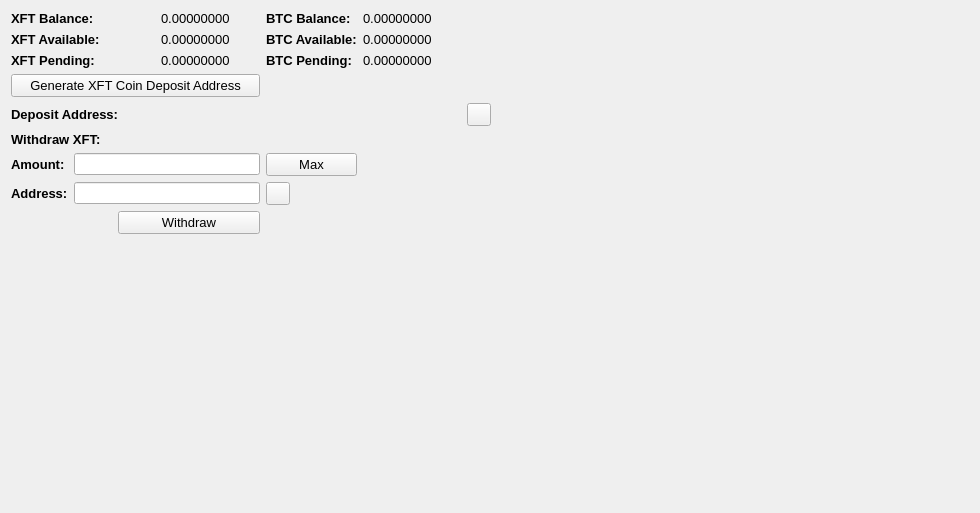
     <widget class="QWidget" name="BalanceTab">
      <attribute name="title">
       <string>Balance</string>
      </attribute>
      <layout class="QGridLayout" name="gridLayout_2">
       <item row="0" column="0" colspan="2">
        <widget class="QLabel" name="label_11">
         <property name="font">
          <font>
           <pointsize>10</pointsize>
           <weight>75</weight>
           <bold>true</bold>
          </font>
         </property>
         <property name="text">
          <string>XFT Balance:</string>
         </property>
        </widget>
       </item>
       <item row="0" column="3">
        <widget class="QLabel" name="XFTBalanceLabel">
         <property name="font">
          <font>
           <pointsize>10</pointsize>
          </font>
         </property>
         <property name="text">
          <string>0.00000000</string>
         </property>
         <property name="textInteractionFlags">
          <set>Qt::LinksAccessibleByMouse|Qt::TextSelectableByMouse</set>
         </property>
        </widget>
       </item>
       <item row="0" column="4">
        <widget class="QLabel" name="label_12">
         <property name="font">
          <font>
           <pointsize>10</pointsize>
           <weight>75</weight>
           <bold>true</bold>
          </font>
         </property>
         <property name="text">
          <string>BTC Balance:</string>
         </property>
        </widget>
       </item>
       <item row="0" column="5">
        <widget class="QLabel" name="BitcoinBalanceLabel">
         <property name="font">
          <font>
           <pointsize>10</pointsize>
          </font>
         </property>
         <property name="text">
          <string>0.00000000</string>
         </property>
         <property name="textInteractionFlags">
          <set>Qt::LinksAccessibleByMouse|Qt::TextSelectableByMouse</set>
         </property>
        </widget>
       </item>
       <item row="0" column="7" rowspan="10">
        <spacer name="horizontalSpacer_4">
         <property name="orientation">
          <enum>Qt::Horizontal</enum>
         </property>
         <property name="sizeHint" stdset="0">
          <size>
           <width>478</width>
           <height>488</height>
          </size>
         </property>
        </spacer>
       </item>
       <item row="1" column="0" colspan="2">
        <widget class="QLabel" name="label_13">
         <property name="font">
          <font>
           <pointsize>10</pointsize>
           <weight>75</weight>
           <bold>true</bold>
          </font>
         </property>
         <property name="text">
          <string>XFT Available:</string>
         </property>
        </widget>
       </item>
       <item row="1" column="3">
        <widget class="QLabel" name="XFTAvailableLabel_2">
         <property name="font">
          <font>
           <pointsize>10</pointsize>
          </font>
         </property>
         <property name="text">
          <string>0.00000000</string>
         </property>
         <property name="textInteractionFlags">
          <set>Qt::LinksAccessibleByMouse|Qt::TextSelectableByMouse</set>
         </property>
        </widget>
       </item>
       <item row="1" column="4">
        <widget class="QLabel" name="label_15">
         <property name="font">
          <font>
           <pointsize>10</pointsize>
           <weight>75</weight>
           <bold>true</bold>
          </font>
         </property>
         <property name="text">
          <string>BTC Available:</string>
         </property>
        </widget>
       </item>
       <item row="1" column="5">
        <widget class="QLabel" name="BitcoinAvailableLabel">
         <property name="font">
          <font>
           <pointsize>10</pointsize>
          </font>
         </property>
         <property name="text">
          <string>0.00000000</string>
         </property>
         <property name="textInteractionFlags">
          <set>Qt::LinksAccessibleByMouse|Qt::TextSelectableByMouse</set>
         </property>
        </widget>
       </item>
       <item row="2" column="0" colspan="2">
        <widget class="QLabel" name="label_14">
         <property name="font">
          <font>
           <pointsize>10</pointsize>
           <weight>75</weight>
           <bold>true</bold>
          </font>
         </property>
         <property name="text">
          <string>XFT Pending:</string>
         </property>
        </widget>
       </item>
       <item row="2" column="3">
        <widget class="QLabel" name="XFTPendingLabel">
         <property name="font">
          <font>
           <pointsize>10</pointsize>
          </font>
         </property>
         <property name="text">
          <string>0.00000000</string>
         </property>
         <property name="textInteractionFlags">
          <set>Qt::LinksAccessibleByMouse|Qt::TextSelectableByMouse</set>
         </property>
        </widget>
       </item>
       <item row="2" column="4">
        <widget class="QLabel" name="label_31">
         <property name="font">
          <font>
           <pointsize>10</pointsize>
           <weight>75</weight>
           <bold>true</bold>
          </font>
         </property>
         <property name="text">
          <string>BTC Pending:</string>
         </property>
        </widget>
       </item>
       <item row="2" column="5">
        <widget class="QLabel" name="BitcoinPendingLabel">
         <property name="font">
          <font>
           <pointsize>10</pointsize>
          </font>
         </property>
         <property name="text">
          <string>0.00000000</string>
         </property>
         <property name="textInteractionFlags">
          <set>Qt::LinksAccessibleByMouse|Qt::TextSelectableByMouse</set>
         </property>
        </widget>
       </item>
       <item row="3" column="0" colspan="4">
        <widget class="QPushButton" name="GenDepositBTN">
         <property name="font">
          <font>
           <pointsize>10</pointsize>
          </font>
         </property>
         <property name="text">
          <string>Generate XFT Coin Deposit Address</string>
         </property>
        </widget>
       </item>
       <item row="4" column="0" colspan="3">
        <widget class="QLabel" name="label_33">
         <property name="font">
          <font>
           <pointsize>10</pointsize>
           <weight>75</weight>
           <bold>true</bold>
          </font>
         </property>
         <property name="text">
          <string>Deposit Address:</string>
         </property>
        </widget>
       </item>
       <item row="4" column="3" colspan="3">
        <widget class="QLabel" name="DepositAddressLabel">
         <property name="minimumSize">
          <size>
           <width>300</width>
           <height>0</height>
          </size>
         </property>
         <property name="palette">
          <palette>
           <active>
            <colorrole role="WindowText">
             <brush brushstyle="SolidPattern">
              <color alpha="255">
               <red>0</red>
               <green>0</green>
               <blue>0</blue>
              </color>
             </brush>
            </colorrole>
            <colorrole role="Text">
             <brush brushstyle="SolidPattern">
              <color alpha="255">
               <red>0</red>
               <green>0</green>
               <blue>255</blue>
              </color>
             </brush>
            </colorrole>
           </active>
           <inactive>
            <colorrole role="WindowText">
             <brush brushstyle="SolidPattern">
              <color alpha="255">
               <red>0</red>
               <green>0</green>
               <blue>0</blue>
              </color>
             </brush>
            </colorrole>
            <colorrole role="Text">
             <brush brushstyle="SolidPattern">
              <color alpha="255">
               <red>0</red>
               <green>0</green>
               <blue>255</blue>
              </color>
             </brush>
            </colorrole>
           </inactive>
           <disabled>
            <colorrole role="WindowText">
             <brush brushstyle="SolidPattern">
              <color alpha="255">
               <red>120</red>
               <green>120</green>
               <blue>120</blue>
              </color>
             </brush>
            </colorrole>
            <colorrole role="Text">
             <brush brushstyle="SolidPattern">
              <color alpha="255">
               <red>120</red>
               <green>120</green>
               <blue>120</blue>
              </color>
             </brush>
            </colorrole>
           </disabled>
          </palette>
         </property>
         <property name="font">
          <font>
           <pointsize>10</pointsize>
           <weight>75</weight>
           <bold>true</bold>
          </font>
         </property>
         <property name="text">
          <string/>
         </property>
         <property name="alignment">
          <set>Qt::AlignRight|Qt::AlignTrailing|Qt::AlignVCenter</set>
         </property>
         <property name="textInteractionFlags">
          <set>Qt::LinksAccessibleByMouse|Qt::TextSelectableByKeyboard|Qt::TextSelectableByMouse</set>
         </property>
        </widget>
       </item>
       <item row="4" column="6">
        <widget class="QToolButton" name="DepositCopyButton">
         <property name="toolTip">
          <string>Copy to clipboard</string>
         </property>
         <property name="text">
          <string/>
         </property>
         <property name="icon">
          <iconset resource="../bitcoin.qrc">
           <normaloff>:/icons/editcopy</normaloff>:/icons/editcopy</iconset>
         </property>
         <property name="shortcut">
          <string>Alt+P</string>
         </property>
        </widget>
       </item>
       <item row="5" column="0" colspan="2">
        <widget class="QLabel" name="label_34">
         <property name="font">
          <font>
           <pointsize>10</pointsize>
           <weight>75</weight>
           <bold>true</bold>
          </font>
         </property>
         <property name="text">
          <string>Withdraw XFT:</string>
         </property>
        </widget>
       </item>
       <item row="6" column="0">
        <widget class="QLabel" name="label_26">
         <property name="font">
          <font>
           <pointsize>10</pointsize>
           <weight>75</weight>
           <bold>true</bold>
          </font>
         </property>
         <property name="text">
          <string>Amount:</string>
         </property>
        </widget>
       </item>
       <item row="6" column="1" colspan="3">
        <widget class="QLineEdit" name="WithdrawUnitsInput">
         <property name="font">
          <font>
           <pointsize>9</pointsize>
           <weight>75</weight>
           <bold>true</bold>
          </font>
         </property>
         <property name="text">
          <string/>
         </property>
        </widget>
       </item>
       <item row="6" column="4">
        <widget class="QPushButton" name="Withdraw_Max_Amount">
         <property name="font">
          <font>
           <pointsize>10</pointsize>
          </font>
         </property>
         <property name="text">
          <string>Max</string>
         </property>
        </widget>
       </item>
       <item row="7" column="0">
        <widget class="QLabel" name="label_10">
         <property name="font">
          <font>
           <pointsize>10</pointsize>
           <weight>75</weight>
           <bold>true</bold>
          </font>
         </property>
         <property name="text">
          <string>Address:</string>
         </property>
        </widget>
       </item>
       <item row="7" column="1" colspan="3">
        <widget class="QLineEdit" name="WithdrawAddress">
         <property name="font">
          <font>
           <pointsize>9</pointsize>
           <weight>75</weight>
           <bold>true</bold>
          </font>
         </property>
        </widget>
       </item>
       <item row="7" column="4">
        <widget class="QToolButton" name="WithdrawPasteButton">
         <property name="toolTip">
          <string>Paste from clipboard</string>
         </property>
         <property name="text">
          <string/>
         </property>
         <property name="icon">
          <iconset resource="../bitcoin.qrc">
           <normaloff>:/icons/editpaste</normaloff>:/icons/editpaste</iconset>
         </property>
         <property name="shortcut">
          <string>Alt+P</string>
         </property>
        </widget>
       </item>
       <item row="8" column="2" colspan="2">
        <widget class="QPushButton" name="WithdrawUnitsBtn">
         <property name="font">
          <font>
           <pointsize>10</pointsize>
          </font>
         </property>
         <property name="text">
          <string>Withdraw</string>
         </property>
        </widget>
       </item>
       <item row="9" column="0" colspan="6">
        <spacer name="verticalSpacer">
         <property name="orientation">
          <enum>Qt::Vertical</enum>
         </property>
         <property name="sizeHint" stdset="0">
          <size>
           <width>428</width>
           <height>262</height>
          </size>
         </property>
        </spacer>
       </item>
      </layout>
      <zorder>label_31</zorder>
      <zorder>label_15</zorder>
      <zorder>label_12</zorder>
      <zorder>label_14</zorder>
      <zorder>label_13</zorder>
      <zorder>label_11</zorder>
      <zorder>BitcoinBalanceLabel</zorder>
      <zorder>XFTBalanceLabel</zorder>
      <zorder>XFTAvailableLabel_2</zorder>
      <zorder>XFTPendingLabel</zorder>
      <zorder>BitcoinAvailableLabel</zorder>
      <zorder>BitcoinPendingLabel</zorder>
      <zorder>label_33</zorder>
      <zorder>GenDepositBTN</zorder>
      <zorder>DepositAddressLabel</zorder>
      <zorder>Withdraw_Max_Amount</zorder>
      <zorder>label_34</zorder>
      <zorder>WithdrawUnitsInput</zorder>
      <zorder>label_10</zorder>
      <zorder>label_26</zorder>
      <zorder>WithdrawAddress</zorder>
      <zorder>WithdrawUnitsBtn</zorder>
      <zorder>horizontalSpacer_4</zorder>
      <zorder>verticalSpacer</zorder>
      <zorder>WithdrawPasteButton</zorder>
      <zorder>DepositCopyButton</zorder>
     </widget>
